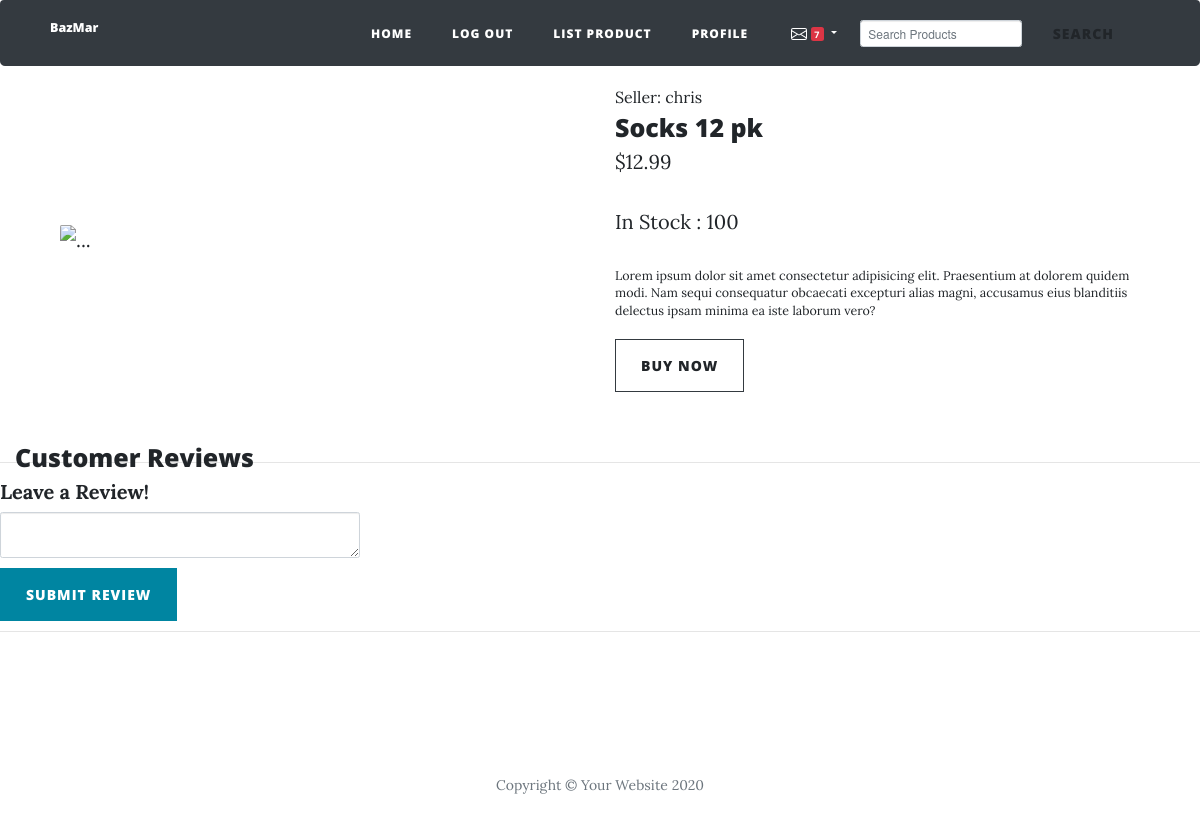
The app's page /post/chris/3 (signed in) with its own data.
### main.py (models this page shows)
class User(UserMixin, db.Model):
    __tablename__ = "users"
    id = db.Column(db.Integer, primary_key=True)
    email = db.Column(db.String(100), unique=True)
    password = db.Column(db.String(100), nullable=False)
    name = db.Column(db.String(100), nullable=False)
    stripe_account_id = db.Column(db.String(100), nullable=False)
    reviews = relationship("Review", back_populates="review_author")
    products = relationship("Product", back_populates="product_owner")

class Product(db.Model):
    __tablename__ = "products"
    id = db.Column(db.Integer, primary_key=True)
    owner_id = db.Column(db.Integer, db.ForeignKey("users.id"))
    reviews = relationship("Review", back_populates="parent_product")
    product_owner = relationship("User", back_populates='products')
    title = db.Column(db.String(250), unique=True, nullable=False)
    price = db.Column(db.String(250), nullable=False)
    description = db.Column(db.String(250), nullable=False)
    stock = db.Column(db.Integer, nullable=False)
    img_url = db.Column(db.String(250), nullable=False)
    date_posted = db.Column(db.String(250), nullable=False)

### main.py (the view, shortened to what this page needs)
@app.route("/post/<product_owner>/<int:product_id>", methods=["GET", "POST"])
def show_product(product_id, product_owner):
    all_chats = Chat.query.all()
    form = ReviewForm()
    requested_product = Product.query.get(product_id)
    return render_template("listing.html", product=requested_product, form=form, current_user=current_user, chats=all_chats)

### forms.py
class ReviewForm(FlaskForm):
    review_text = CKEditorField("Leave a Review!", validators=[DataRequired()])
    submit = SubmitField("Submit Review")

### main.py (called while the page is built)
@login_manager.user_loader
def load_user(user_id):
    return User.query.get(int(user_id))

### templates/listing.html (shortened to what this page needs)
{% extends 'bootstrap/base.html' %}
{% import "bootstrap/wtf.html" as wtf %}
{% block content %}
{% include "header.html" %}
<section class="py-5">
  <div class="container px-4 px-lg-5 my-5" style="padding-top: 25px;">
    <div class="row gx-4 gx-lg-5 align-items-center">
      <div class="col-md-6"><img class="card-img-top mb-5 mb-md-0" src="{{ product.img_url }}" alt="..." /></div>
      <div class="col-md-6">
        <a href="{{ url_for('user_profile', profile_id=product.product_owner.id, username=product.product_owner.name) }}">
          <div class="small mb-1">Seller: {{ product.product_owner.name }} </div>
        </a>
        <h1 class="display-5 fw-bolder">{{ product.title }}</h1>
        <div class="fs-5 mb-5">
          <span>${{ product.price }}</span>
        </div>
         <div class="fs-5 mb-5">
          <span>In Stock : {{ product.stock }}</span>
        </div>
        <p class="lead">Lorem ipsum dolor sit amet consectetur adipisicing elit. Praesentium at dolorem quidem modi. Nam sequi consequatur obcaecati excepturi alias magni, accusamus eius blanditiis delectus ipsam minima ea iste laborum vero?</p>
        {% if current_user.is_authenticated %}
        <div class="d-flex">
          <button class="btn btn-outline-dark flex-shrink-0" type="button">
            <a href="{{url_for('create_checkout_session', product_id=product.id)}}">Buy Now</a>
          </button>
        </div>
        {% else %}
        <div>
          <h5 class="text-muted">login or register to make a purchase</h5>
        </div>
        {% endif %}
      </div>
    </div>
  </div>
  <div class="col-lg-8 col-md-10 mx-auto comment">
    <h1>Customer Reviews</h1>
  </div>
</section>
<hr>
<div style="width: 30%;">
  {{ wtf.quick_form(form, novalidate=True, button_map={"submit": "primary"}) }}
</div>
<hr>
{% include "footer.html" %}
{% endblock %}

### records on screen
User: product_owner.name "chris"
Product: title "Socks 12 pk", price "12.99", stock "100"
